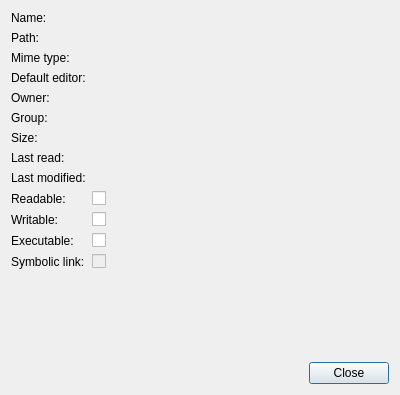
<?xml version="1.0" encoding="UTF-8"?>
<ui version="4.0">
 <class>FilePropertiesDialog</class>
 <widget class="QDialog" name="FilePropertiesDialog">
  <property name="geometry">
   <rect>
    <x>0</x>
    <y>0</y>
    <width>400</width>
    <height>395</height>
   </rect>
  </property>
  <property name="windowTitle">
   <string>File Properties</string>
  </property>
  <layout class="QVBoxLayout" name="verticalLayout">
   <item>
    <layout class="QFormLayout" name="formLayout">
     <item row="4" column="0">
      <widget class="QLabel" name="label">
       <property name="text">
        <string>Owner:</string>
       </property>
      </widget>
     </item>
     <item row="4" column="1">
      <widget class="QLabel" name="owner">
       <property name="text">
        <string/>
       </property>
       <property name="textInteractionFlags">
        <set>Qt::TextSelectableByMouse</set>
       </property>
      </widget>
     </item>
     <item row="5" column="0">
      <widget class="QLabel" name="label_2">
       <property name="text">
        <string>Group:</string>
       </property>
      </widget>
     </item>
     <item row="5" column="1">
      <widget class="QLabel" name="group">
       <property name="text">
        <string/>
       </property>
       <property name="textInteractionFlags">
        <set>Qt::TextSelectableByMouse</set>
       </property>
      </widget>
     </item>
     <item row="6" column="0">
      <widget class="QLabel" name="label_3">
       <property name="text">
        <string>Size:</string>
       </property>
      </widget>
     </item>
     <item row="6" column="1">
      <widget class="QLabel" name="size">
       <property name="text">
        <string/>
       </property>
       <property name="textInteractionFlags">
        <set>Qt::TextSelectableByMouse</set>
       </property>
      </widget>
     </item>
     <item row="9" column="1">
      <widget class="QCheckBox" name="readable">
       <property name="enabled">
        <bool>true</bool>
       </property>
       <property name="text">
        <string/>
       </property>
       <property name="checkable">
        <bool>true</bool>
       </property>
      </widget>
     </item>
     <item row="10" column="1">
      <widget class="QCheckBox" name="writable">
       <property name="enabled">
        <bool>true</bool>
       </property>
       <property name="text">
        <string/>
       </property>
       <property name="checkable">
        <bool>true</bool>
       </property>
      </widget>
     </item>
     <item row="11" column="1">
      <widget class="QCheckBox" name="executable">
       <property name="enabled">
        <bool>true</bool>
       </property>
       <property name="text">
        <string/>
       </property>
       <property name="checkable">
        <bool>true</bool>
       </property>
      </widget>
     </item>
     <item row="12" column="1">
      <widget class="QCheckBox" name="symLink">
       <property name="enabled">
        <bool>false</bool>
       </property>
       <property name="text">
        <string/>
       </property>
       <property name="checkable">
        <bool>true</bool>
       </property>
      </widget>
     </item>
     <item row="7" column="1">
      <widget class="QLabel" name="lastRead">
       <property name="text">
        <string/>
       </property>
       <property name="textInteractionFlags">
        <set>Qt::TextSelectableByMouse</set>
       </property>
      </widget>
     </item>
     <item row="8" column="1">
      <widget class="QLabel" name="lastModified">
       <property name="text">
        <string/>
       </property>
       <property name="textInteractionFlags">
        <set>Qt::TextSelectableByMouse</set>
       </property>
      </widget>
     </item>
     <item row="0" column="1">
      <widget class="QLabel" name="name">
       <property name="text">
        <string/>
       </property>
       <property name="textInteractionFlags">
        <set>Qt::TextSelectableByMouse</set>
       </property>
      </widget>
     </item>
     <item row="1" column="1">
      <widget class="QLabel" name="path">
       <property name="text">
        <string/>
       </property>
       <property name="textInteractionFlags">
        <set>Qt::TextSelectableByMouse</set>
       </property>
      </widget>
     </item>
     <item row="0" column="0">
      <widget class="QLabel" name="label_4">
       <property name="text">
        <string>Name:</string>
       </property>
      </widget>
     </item>
     <item row="1" column="0">
      <widget class="QLabel" name="label_5">
       <property name="text">
        <string>Path:</string>
       </property>
      </widget>
     </item>
     <item row="7" column="0">
      <widget class="QLabel" name="label_6">
       <property name="text">
        <string>Last read:</string>
       </property>
      </widget>
     </item>
     <item row="8" column="0">
      <widget class="QLabel" name="label_7">
       <property name="text">
        <string>Last modified:</string>
       </property>
      </widget>
     </item>
     <item row="9" column="0">
      <widget class="QLabel" name="label_8">
       <property name="text">
        <string>Readable:</string>
       </property>
      </widget>
     </item>
     <item row="10" column="0">
      <widget class="QLabel" name="label_9">
       <property name="text">
        <string>Writable:</string>
       </property>
      </widget>
     </item>
     <item row="11" column="0">
      <widget class="QLabel" name="label_10">
       <property name="text">
        <string>Executable:</string>
       </property>
      </widget>
     </item>
     <item row="12" column="0">
      <widget class="QLabel" name="label_11">
       <property name="text">
        <string>Symbolic link:</string>
       </property>
      </widget>
     </item>
     <item row="2" column="0">
      <widget class="QLabel" name="label_12">
       <property name="text">
        <string>Mime type:</string>
       </property>
      </widget>
     </item>
     <item row="3" column="0">
      <widget class="QLabel" name="label_13">
       <property name="text">
        <string>Default editor:</string>
       </property>
      </widget>
     </item>
     <item row="2" column="1">
      <widget class="QLabel" name="mimeType">
       <property name="text">
        <string/>
       </property>
      </widget>
     </item>
     <item row="3" column="1">
      <widget class="QLabel" name="defaultEditor">
       <property name="text">
        <string/>
       </property>
      </widget>
     </item>
    </layout>
   </item>
   <item>
    <widget class="QDialogButtonBox" name="buttonBox">
     <property name="orientation">
      <enum>Qt::Horizontal</enum>
     </property>
     <property name="standardButtons">
      <set>QDialogButtonBox::Close</set>
     </property>
    </widget>
   </item>
  </layout>
 </widget>
 <resources/>
 <connections>
  <connection>
   <sender>buttonBox</sender>
   <signal>accepted()</signal>
   <receiver>FilePropertiesDialog</receiver>
   <slot>accept()</slot>
   <hints>
    <hint type="sourcelabel">
     <x>248</x>
     <y>254</y>
    </hint>
    <hint type="destinationlabel">
     <x>157</x>
     <y>274</y>
    </hint>
   </hints>
  </connection>
  <connection>
   <sender>buttonBox</sender>
   <signal>rejected()</signal>
   <receiver>FilePropertiesDialog</receiver>
   <slot>reject()</slot>
   <hints>
    <hint type="sourcelabel">
     <x>316</x>
     <y>260</y>
    </hint>
    <hint type="destinationlabel">
     <x>286</x>
     <y>274</y>
    </hint>
   </hints>
  </connection>
 </connections>
</ui>
